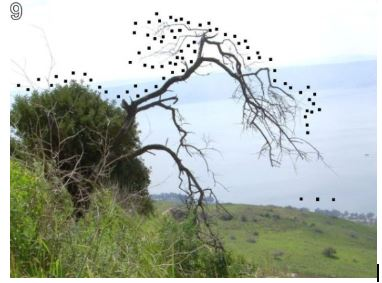
#> input picture img.png, 382 x 283 px
$ python unit6final.py
#> lines starting #> are read from the running program, lines starting #| are printed output that depends on the picture
from PIL import Image, ImageDraw
import matplotlib.pyplot as plt


def main():
    # list of dots, in the following format: [x, y, x, y, x, y,...]
    first = (
        146, 399, 163, 403, 170, 393, 169, 391, 166, 386, 170, 381, 170, 371, 170,
        355, 169, 346, 167, 335, 170, 329, 170, 320, 170, 310, 171, 301, 173, 290,
        178, 289, 182, 287, 188, 286, 190, 286, 192, 291, 194, 296, 195, 305, 194,
        307, 191, 312, 190, 316, 190, 321, 192, 331, 193, 338, 196, 341, 197, 346,
        199, 352, 198, 360, 197, 366, 197, 373, 196, 380, 197, 383, 196, 387, 192,
        389, 191, 392, 190, 396, 189, 400, 194, 401, 201, 402, 208, 403, 213, 402,
        216, 401, 219, 397, 219, 393, 216, 390, 215, 385, 215, 379, 213, 373, 213,
        365, 212, 360, 210, 353, 210, 347, 212, 338, 213, 329, 214, 319, 215, 311,
        215, 306, 216, 296, 218, 290, 221, 283, 225, 282, 233, 284, 238, 287, 243,
        290, 250, 291, 255, 294, 261, 293, 265, 291, 271, 291, 273, 289, 278, 287,
        279, 285, 281, 280, 284, 278, 284, 276, 287, 277, 289, 283, 291, 286, 294,
        291, 296, 295, 299, 300, 301, 304, 304, 320, 305, 327, 306, 332, 307, 341,
        306, 349, 303, 354, 301, 364, 301, 371, 297, 375, 292, 384, 291, 386, 302,
        393, 324, 391, 333, 387, 328, 375, 329, 367, 329, 353, 330, 341, 331, 328,
        336, 319, 338, 310, 341, 304, 341, 285, 341, 278, 343, 269, 344, 262, 346,
        259, 346, 251, 349, 259, 349, 264, 349, 273, 349, 280, 349, 288, 349, 295,
        349, 298, 354, 293, 356, 286, 354, 279, 352, 268, 352, 257, 351, 249, 350,
        234, 351, 211, 352, 197, 354, 185, 353, 171, 351, 154, 348, 147, 342, 137,
        339, 132, 330, 122, 327, 120, 314, 116, 304, 117, 293, 118, 284, 118, 281,
        122, 275, 128, 265, 129, 257, 131, 244, 133, 239, 134, 228, 136, 221, 137,
        214, 138, 209, 135, 201, 132, 192, 130, 184, 131, 175, 129, 170, 131, 159,
        134, 157, 134, 160, 130, 170, 125, 176, 114, 176, 102, 173, 103, 172, 108,
        171, 111, 163, 115, 156, 116, 149, 117, 142, 116, 136, 115, 129, 115, 124,
        115, 120, 115, 115, 117, 113, 120, 109, 122, 102, 122, 100, 121, 95, 121,
        89, 115, 87, 110, 82, 109, 84, 118, 89, 123, 93, 129, 100, 130, 108,
        132, 110, 133, 110, 136, 107, 138, 105, 140, 95, 138, 86, 141, 79, 149,
        77, 155, 81, 162, 90, 165, 97, 167, 99, 171, 109, 171, 107, 161, 111,
        156, 113, 170, 115, 185, 118, 208, 117, 223, 121, 239, 128, 251, 133, 259,
        136, 266, 139, 276, 143, 290, 148, 310, 151, 332, 155, 348, 156, 353, 153,
        366, 149, 379, 147, 394, 146, 399
    )
    second = (
        156, 141, 165, 135, 169, 131, 176, 130, 187, 134, 191, 140, 191, 146, 186,
        150, 179, 155, 175, 157, 168, 157, 163, 157, 159, 157, 158, 164, 159, 175,
        159, 181, 157, 191, 154, 197, 153, 205, 153, 210, 152, 212, 147, 215, 146,
        218, 143, 220, 132, 220, 125, 217, 119, 209, 116, 196, 115, 185, 114, 172,
        114, 167, 112, 161, 109, 165, 107, 170, 99, 171, 97, 167, 89, 164, 81,
        162, 77, 155, 81, 148, 87, 140, 96, 138, 105, 141, 110, 136, 111, 126,
        113, 129, 118, 117, 128, 114, 137, 115, 146, 114, 155, 115, 158, 121, 157,
        128, 156, 134, 157, 136, 156, 136
    )
    image = Image.open("img.png")
#> image is the input picture: PIL image 382x283 RGB; mean R, G, B 173.5, 181.1, 171.6
    draw = ImageDraw.Draw(image)
    draw.line(first, fill="blue")
    draw.line(second, fill="blue")
    # fill the object
    draw.polygon(first, fill=(255, 0, 0, 128))

    plt.imshow(image)
    plt.show()
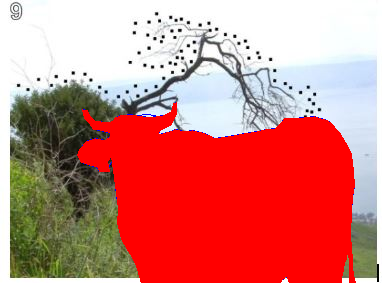
#> shown: shape (283, 382, 3); mean R, G, B 210.8, 126, 121.3


if __name__ == '__main__':
    main()
